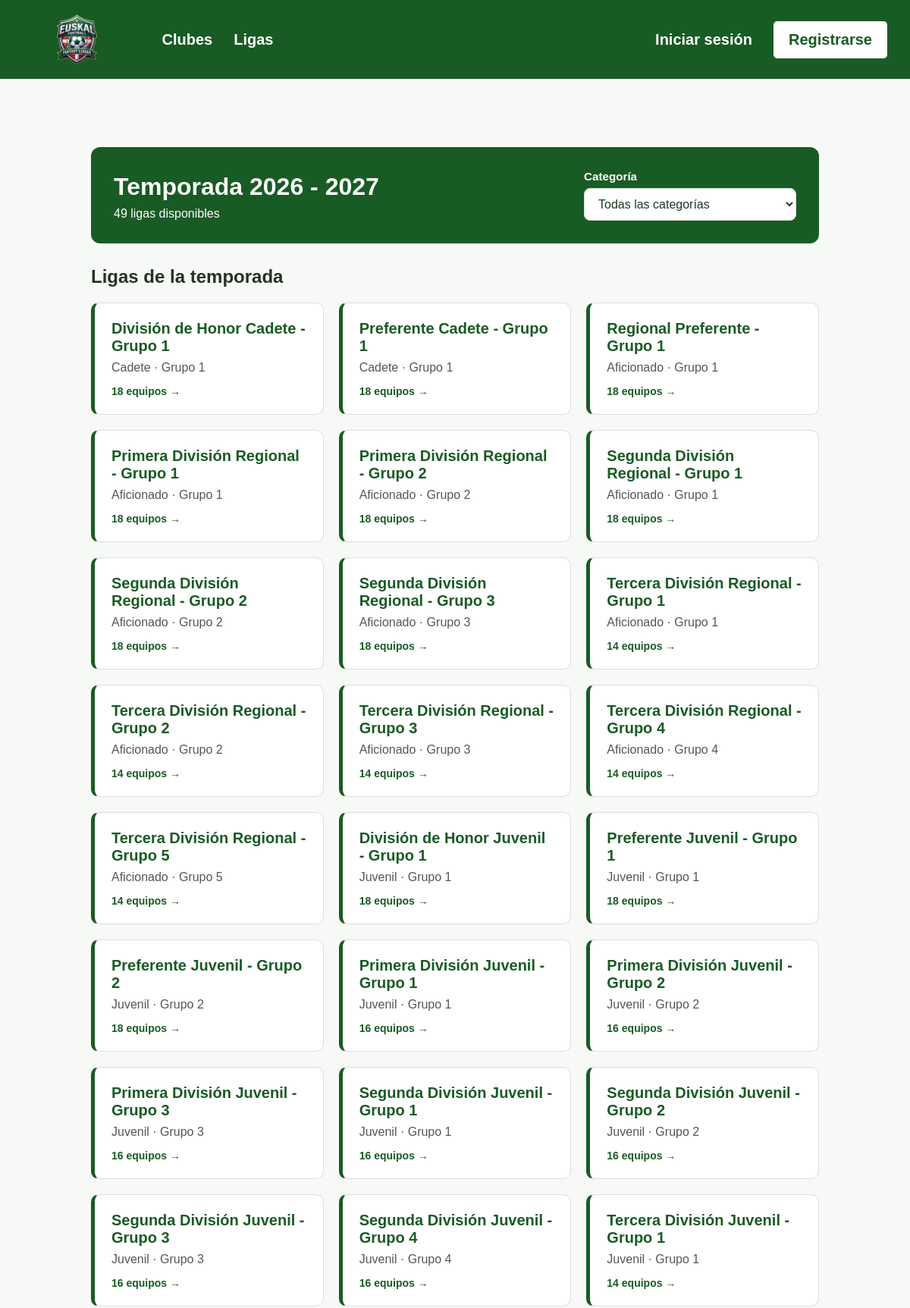
The page /temporadas/1/ (upper part) on the database its author committed.
### fantasy/models.py (models this page shows, shortened)
class Temporada(models.Model):
    fecha_inicio = models.DateField(blank=True, null=True)
    fecha_fin = models.DateField(blank=True, null=True)
    class Meta: # Para visualizar el nombre en singular y plural del modelo en ADMIN
        verbose_name = "Temporada"
        verbose_name_plural = "Temporadas"
    def __str__(self):
        return f"{self.fecha_inicio.year} - {self.fecha_fin.year}"

class Liga(models.Model):
    temporada = models.ForeignKey(Temporada, on_delete=models.CASCADE, related_name="ligas",null=True,blank=True)
    nombre = models.CharField(max_length=100)
    categoria=models.CharField(max_length=100)
    grupo=models.PositiveSmallIntegerField(null=True, blank=True)
    class Meta: # Para visualizar el nombre en singular y plural del modelo en ADMIN
            verbose_name = "Liga"
            verbose_name_plural = "Ligas"
            constraints = [ models.UniqueConstraint(
                fields=["temporada", "nombre"],
                name="liga_unica_por_temporada"
            ),
            ]

### fantasy/views.py (the view)
# urls.py: path("temporadas/<int:pk>/", views.detalle_temporada, name="detalle_temporada"),
def detalle_temporada(request,pk):
    temporada = get_object_or_404(Temporada,pk=pk)
    ligas = temporada.ligas.all()
    return render(request,"fantasy/temporadas/detalle_temporada.html",{"temporada":temporada,"ligas":ligas})

### fantasy/context_processors.py (called while the page is built, shortened)
def grupo_activo(request):
    if not request.user.is_authenticated:
        return {}

### fantasy/templates/fantasy/temporadas/detalle_temporada.html (shortened to what this page needs)
{% extends 'fantasy/base.html' %}
{% block content %}
<div class="temp-container" id="detalle-temporada">
    <div class="liga-portada temp-cabecera-con-filtro">
        <div class="temp-cabecera-texto">
            <h1>Temporada {{ temporada }}</h1>
            <p id="contador-ligas" aria-live="polite">
            </p>
        </div>
        <div class="temp-filtro">
            <label for="filtro-categoria">Categoría</label>
            <select id="filtro-categoria">
                <option value="">Todas las categorías</option>
            </select>
        </div>
    </div>
    <section class="liga-section">
        <h2>Ligas de la temporada</h2>
        <div class="temp-grid" id="grid-ligas">
            {% for liga in ligas %}
            <a href="{% url 'detalle_liga' liga.pk %}"
               class="temp-card"
               data-categoria="{{ liga.categoria }}">
                <span class="temp-card-titulo">{{ liga.nombre }}</span>
                <span class="temp-card-info">
                    {{ liga.categoria }}{% if liga.grupo %} · Grupo {{ liga.grupo }}{% endif %}
                </span>
                <span class="temp-card-extra">{{ liga.equipos.count }} equipos →</span>
            </a>
            {% empty %}
            <p>Esta temporada no tiene ligas.</p>
            {% endfor %}
        </div>
    </section>
</div>
{% endblock %}

### static/css/style.css (style rules this page uses)
* { box-sizing: border-box; }
body { margin: 0; font-family: Arial, sans-serif; background-color: #f7f9f6; color: #263128; }
a { color: #195b24; }
.liga-portada { width: 100%; box-sizing: border-box; padding: 30px; margin-bottom: 30px; border-radius: 12px; background: #195b24; color: white; }
.liga-portada h1 { color: white; margin: 0 0 10px; }
.liga-section { margin: 30px 0; }
.temp-container { width: calc(100% - 40px); max-width: 1000px; margin: 40px auto; padding: 20px; box-sizing: border-box; }
.temp-grid { display: grid; grid-template-columns: repeat(auto-fill, minmax(260px, 1fr)); gap: 20px; margin-top: 20px; }
.temp-card { display: flex; flex-direction: column; gap: 8px; padding: 22px; background: white; border: 1px solid #ddd; border-left: 5px solid #195b24; border-radius: 10px; text-decoration: none !important; color: inherit; transition: transform 0.15s, box-shadow 0.15s; }
.temp-card-titulo { font-size: 20px; font-weight: 700; color: #195b24; }
.temp-card-info { color: #555; }
.temp-card-extra { margin-top: 6px; font-size: 14px; font-weight: 700; color: #195b24; }
.temp-cabecera-con-filtro { display: flex; flex-wrap: wrap; align-items: end; justify-content: space-between; gap: 20px; }
.temp-cabecera-texto h1 { margin-bottom: 8px; }
.temp-cabecera-texto p { margin: 0; }
.temp-filtro { display: flex; flex-direction: column; gap: 7px; min-width: 220px; max-width: 280px; flex: 1 1 220px; }
.temp-filtro label { font-weight: 600; color: white; font-size: 0.95rem; }
.temp-filtro select { width: 100%; background: white; color: #183b24; border: 1px solid #d7e3d9; border-radius: 8px; padding: 11px 14px; font: inherit; cursor: pointer; }

### rows shown on the page
Temporada: fecha_inicio+fecha_fin "2026 - 2027"
Liga: nombre "División de Honor Cadete - Grupo 1", categoria "Cadete", grupo "1", equipos.count "18"
Liga: nombre "Preferente Cadete - Grupo 1", categoria "Cadete", grupo "1", equipos.count "18"
Liga: nombre "Regional Preferente - Grupo 1", categoria "Aficionado", grupo "1", equipos.count "18"
Liga: nombre "Primera División Regional - Grupo 1", categoria "Aficionado", grupo "1", equipos.count "18"
Liga: nombre "Primera División Regional - Grupo 2", categoria "Aficionado", grupo "2", equipos.count "18"
Liga: nombre "Segunda División Regional - Grupo 1", categoria "Aficionado", grupo "1", equipos.count "18"
Liga: nombre "Segunda División Regional - Grupo 2", categoria "Aficionado", grupo "2", equipos.count "18"
Liga: nombre "Segunda División Regional - Grupo 3", categoria "Aficionado", grupo "3", equipos.count "18"
Liga: nombre "Tercera División Regional - Grupo 1", categoria "Aficionado", grupo "1", equipos.count "14"
Liga: nombre "Tercera División Regional - Grupo 2", categoria "Aficionado", grupo "2", equipos.count "14"
Liga: nombre "Tercera División Regional - Grupo 3", categoria "Aficionado", grupo "3", equipos.count "14"
Liga: nombre "Tercera División Regional - Grupo 4", categoria "Aficionado", grupo "4", equipos.count "14"
Liga: nombre "Tercera División Regional - Grupo 5", categoria "Aficionado", grupo "5", equipos.count "14"
Liga: nombre "División de Honor Juvenil - Grupo 1", categoria "Juvenil", grupo "1", equipos.count "18"
Liga: nombre "Preferente Juvenil - Grupo 1", categoria "Juvenil", grupo "1", equipos.count "18"
Liga: nombre "Preferente Juvenil - Grupo 2", categoria "Juvenil", grupo "2", equipos.count "18"
Liga: nombre "Primera División Juvenil - Grupo 1", categoria "Juvenil", grupo "1", equipos.count "16"
Liga: nombre "Primera División Juvenil - Grupo 2", categoria "Juvenil", grupo "2", equipos.count "16"
Liga: nombre "Primera División Juvenil - Grupo 3", categoria "Juvenil", grupo "3", equipos.count "16"
Liga: nombre "Segunda División Juvenil - Grupo 1", categoria "Juvenil", grupo "1", equipos.count "16"
Liga: nombre "Segunda División Juvenil - Grupo 2", categoria "Juvenil", grupo "2", equipos.count "16"
Liga: nombre "Segunda División Juvenil - Grupo 3", categoria "Juvenil", grupo "3", equipos.count "16"
Liga: nombre "Segunda División Juvenil - Grupo 4", categoria "Juvenil", grupo "4", equipos.count "16"
Liga: nombre "Tercera División Juvenil - Grupo 1", categoria "Juvenil", grupo "1", equipos.count "14"
